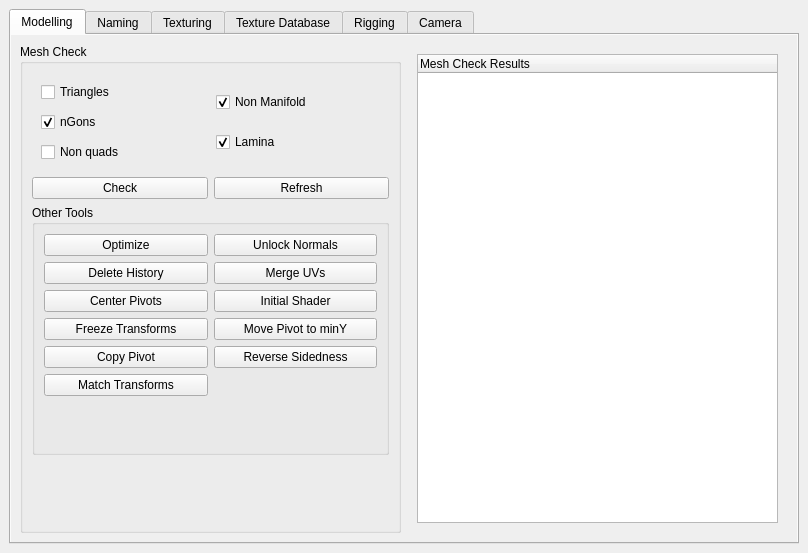
<?xml version="1.0" encoding="UTF-8"?>
<ui version="4.0">
 <class>AssetToolkit</class>
 <widget class="QMainWindow" name="AssetToolkit">
  <property name="geometry">
   <rect>
    <x>0</x>
    <y>0</y>
    <width>808</width>
    <height>553</height>
   </rect>
  </property>
  <property name="windowTitle">
   <string>WCA Toolkit</string>
  </property>
  <widget class="QWidget" name="centralwidget">
   <layout class="QVBoxLayout" name="verticalLayout">
    <item>
     <widget class="QTabWidget" name="tab_window">
      <property name="enabled">
       <bool>true</bool>
      </property>
      <property name="sizePolicy">
       <sizepolicy hsizetype="Expanding" vsizetype="Expanding">
        <horstretch>0</horstretch>
        <verstretch>0</verstretch>
       </sizepolicy>
      </property>
      <property name="tabShape">
       <enum>QTabWidget::Rounded</enum>
      </property>
      <property name="currentIndex">
       <number>0</number>
      </property>
      <widget class="QWidget" name="modelling_tab">
       <property name="sizePolicy">
        <sizepolicy hsizetype="Expanding" vsizetype="Expanding">
         <horstretch>0</horstretch>
         <verstretch>0</verstretch>
        </sizepolicy>
       </property>
       <property name="autoFillBackground">
        <bool>true</bool>
       </property>
       <attribute name="title">
        <string>Modelling</string>
       </attribute>
       <layout class="QHBoxLayout" name="horizontalLayout_3">
        <item>
         <layout class="QVBoxLayout" name="verticalLayout_32">
          <item>
           <widget class="QGroupBox" name="groupBox_4">
            <property name="title">
             <string>Mesh Check</string>
            </property>
            <layout class="QVBoxLayout" name="verticalLayout_15">
             <item>
              <widget class="QFrame" name="meshFrame">
               <property name="sizePolicy">
                <sizepolicy hsizetype="Expanding" vsizetype="Fixed">
                 <horstretch>0</horstretch>
                 <verstretch>0</verstretch>
                </sizepolicy>
               </property>
               <layout class="QHBoxLayout" name="horizontalLayout_5">
                <property name="spacing">
                 <number>10</number>
                </property>
                <item>
                 <layout class="QVBoxLayout" name="verticalLayout_12">
                  <item>
                   <widget class="QCheckBox" name="cb_triangles">
                    <property name="text">
                     <string>Triangles</string>
                    </property>
                    <property name="checked">
                     <bool>false</bool>
                    </property>
                   </widget>
                  </item>
                  <item>
                   <widget class="QCheckBox" name="cb_ngons">
                    <property name="text">
                     <string>nGons</string>
                    </property>
                    <property name="checked">
                     <bool>true</bool>
                    </property>
                   </widget>
                  </item>
                  <item>
                   <widget class="QCheckBox" name="cb_non_quads">
                    <property name="text">
                     <string>Non quads</string>
                    </property>
                    <property name="checked">
                     <bool>false</bool>
                    </property>
                   </widget>
                  </item>
                 </layout>
                </item>
                <item>
                 <layout class="QVBoxLayout" name="verticalLayout_11">
                  <property name="spacing">
                   <number>10</number>
                  </property>
                  <item>
                   <widget class="QCheckBox" name="cb_non_manifold">
                    <property name="text">
                     <string>Non Manifold</string>
                    </property>
                    <property name="checked">
                     <bool>true</bool>
                    </property>
                   </widget>
                  </item>
                  <item>
                   <widget class="QCheckBox" name="cb_lamina">
                    <property name="text">
                     <string>Lamina</string>
                    </property>
                    <property name="checked">
                     <bool>true</bool>
                    </property>
                   </widget>
                  </item>
                 </layout>
                </item>
               </layout>
              </widget>
             </item>
             <item>
              <layout class="QHBoxLayout" name="horizontalLayout_6">
               <item>
                <widget class="QPushButton" name="btn_mesh_check">
                 <property name="text">
                  <string>Check</string>
                 </property>
                </widget>
               </item>
               <item>
                <widget class="QPushButton" name="btn_mesh_refresh">
                 <property name="text">
                  <string>Refresh</string>
                 </property>
                </widget>
               </item>
              </layout>
             </item>
             <item>
              <widget class="QGroupBox" name="groupBox_5">
               <property name="sizePolicy">
                <sizepolicy hsizetype="Expanding" vsizetype="Maximum">
                 <horstretch>0</horstretch>
                 <verstretch>0</verstretch>
                </sizepolicy>
               </property>
               <property name="minimumSize">
                <size>
                 <width>0</width>
                 <height>250</height>
                </size>
               </property>
               <property name="title">
                <string>Other Tools</string>
               </property>
               <layout class="QHBoxLayout" name="horizontalLayout">
                <item>
                 <layout class="QVBoxLayout" name="verticalLayout_14">
                  <item>
                   <widget class="QPushButton" name="btn_optimize">
                    <property name="text">
                     <string>Optimize</string>
                    </property>
                   </widget>
                  </item>
                  <item>
                   <widget class="QPushButton" name="btn_delete_history">
                    <property name="text">
                     <string>Delete History</string>
                    </property>
                   </widget>
                  </item>
                  <item>
                   <widget class="QPushButton" name="btn_center_pivots">
                    <property name="text">
                     <string>Center Pivots</string>
                    </property>
                   </widget>
                  </item>
                  <item>
                   <widget class="QPushButton" name="btn_freeze_transforms">
                    <property name="text">
                     <string>Freeze Transforms</string>
                    </property>
                   </widget>
                  </item>
                  <item>
                   <widget class="QPushButton" name="btn_copypivot">
                    <property name="text">
                     <string>Copy Pivot</string>
                    </property>
                   </widget>
                  </item>
                  <item>
                   <widget class="QPushButton" name="btn_matchtransforms">
                    <property name="text">
                     <string>Match Transforms</string>
                    </property>
                   </widget>
                  </item>
                  <item>
                   <spacer name="verticalSpacer_5">
                    <property name="orientation">
                     <enum>Qt::Vertical</enum>
                    </property>
                    <property name="sizeHint" stdset="0">
                     <size>
                      <width>20</width>
                      <height>40</height>
                     </size>
                    </property>
                   </spacer>
                  </item>
                 </layout>
                </item>
                <item>
                 <layout class="QVBoxLayout" name="verticalLayout_13">
                  <item>
                   <widget class="QPushButton" name="btn_unlock_normals">
                    <property name="text">
                     <string>Unlock Normals</string>
                    </property>
                   </widget>
                  </item>
                  <item>
                   <widget class="QPushButton" name="btn_merge_uvs">
                    <property name="text">
                     <string>Merge UVs</string>
                    </property>
                   </widget>
                  </item>
                  <item>
                   <widget class="QPushButton" name="btn_initial_shader">
                    <property name="text">
                     <string>Initial Shader</string>
                    </property>
                   </widget>
                  </item>
                  <item>
                   <widget class="QPushButton" name="btn_min_pivot">
                    <property name="text">
                     <string>Move Pivot to minY</string>
                    </property>
                   </widget>
                  </item>
                  <item>
                   <widget class="QPushButton" name="btn_rev_sides">
                    <property name="text">
                     <string>Reverse Sidedness</string>
                    </property>
                   </widget>
                  </item>
                  <item>
                   <spacer name="verticalSpacer_2">
                    <property name="orientation">
                     <enum>Qt::Vertical</enum>
                    </property>
                    <property name="sizeHint" stdset="0">
                     <size>
                      <width>20</width>
                      <height>40</height>
                     </size>
                    </property>
                   </spacer>
                  </item>
                 </layout>
                </item>
               </layout>
              </widget>
             </item>
             <item>
              <spacer name="verticalSpacer">
               <property name="orientation">
                <enum>Qt::Vertical</enum>
               </property>
               <property name="sizeHint" stdset="0">
                <size>
                 <width>20</width>
                 <height>40</height>
                </size>
               </property>
              </spacer>
             </item>
            </layout>
           </widget>
          </item>
         </layout>
        </item>
        <item>
         <layout class="QHBoxLayout" name="horizontalLayout_14">
          <item>
           <widget class="QFrame" name="modellingFrameResults">
            <property name="sizePolicy">
             <sizepolicy hsizetype="Expanding" vsizetype="Expanding">
              <horstretch>0</horstretch>
              <verstretch>0</verstretch>
             </sizepolicy>
            </property>
            <layout class="QVBoxLayout" name="verticalLayout_9" stretch="0,0">
             <property name="spacing">
              <number>0</number>
             </property>
             <property name="sizeConstraint">
              <enum>QLayout::SetDefaultConstraint</enum>
             </property>
             <property name="leftMargin">
              <number>10</number>
             </property>
             <property name="topMargin">
              <number>10</number>
             </property>
             <property name="rightMargin">
              <number>10</number>
             </property>
             <property name="bottomMargin">
              <number>10</number>
             </property>
             <item>
              <widget class="QTreeWidget" name="tview_mesh_check">
               <column>
                <property name="text">
                 <string>Mesh Check Results</string>
                </property>
               </column>
              </widget>
             </item>
             <item>
              <spacer name="horizontalSpacer_3">
               <property name="orientation">
                <enum>Qt::Horizontal</enum>
               </property>
               <property name="sizeHint" stdset="0">
                <size>
                 <width>40</width>
                 <height>0</height>
                </size>
               </property>
              </spacer>
             </item>
            </layout>
           </widget>
          </item>
         </layout>
        </item>
       </layout>
      </widget>
      <widget class="QWidget" name="naming_tab">
       <property name="autoFillBackground">
        <bool>true</bool>
       </property>
       <attribute name="title">
        <string>Naming</string>
       </attribute>
       <layout class="QHBoxLayout" name="horizontalLayout_2">
        <item>
         <layout class="QVBoxLayout" name="verticalLayout_6">
          <item>
           <widget class="QFrame" name="namingFrame">
            <property name="sizePolicy">
             <sizepolicy hsizetype="Expanding" vsizetype="Expanding">
              <horstretch>0</horstretch>
              <verstretch>0</verstretch>
             </sizepolicy>
            </property>
            <layout class="QVBoxLayout" name="verticalLayout_4">
             <property name="spacing">
              <number>10</number>
             </property>
             <property name="leftMargin">
              <number>10</number>
             </property>
             <property name="topMargin">
              <number>10</number>
             </property>
             <property name="rightMargin">
              <number>10</number>
             </property>
             <property name="bottomMargin">
              <number>10</number>
             </property>
             <item>
              <widget class="QGroupBox" name="groupBox_6">
               <property name="title">
                <string>Rename</string>
               </property>
               <layout class="QVBoxLayout" name="verticalLayout_19">
                <item>
                 <widget class="QRadioButton" name="rbtn_rename">
                  <property name="minimumSize">
                   <size>
                    <width>0</width>
                    <height>0</height>
                   </size>
                  </property>
                  <property name="text">
                   <string>Specify Base Name</string>
                  </property>
                 </widget>
                </item>
                <item>
                 <widget class="QLineEdit" name="txt_rename">
                  <property name="sizePolicy">
                   <sizepolicy hsizetype="Expanding" vsizetype="Fixed">
                    <horstretch>0</horstretch>
                    <verstretch>0</verstretch>
                   </sizepolicy>
                  </property>
                  <property name="inputMethodHints">
                   <set>Qt::ImhLowercaseOnly</set>
                  </property>
                  <property name="placeholderText">
                   <string>Base Name</string>
                  </property>
                 </widget>
                </item>
                <item>
                 <widget class="QPushButton" name="btn_rename">
                  <property name="maximumSize">
                   <size>
                    <width>3000</width>
                    <height>16777215</height>
                   </size>
                  </property>
                  <property name="text">
                   <string>Rename</string>
                  </property>
                 </widget>
                </item>
               </layout>
              </widget>
             </item>
             <item>
              <widget class="Line" name="line_4">
               <property name="orientation">
                <enum>Qt::Horizontal</enum>
               </property>
              </widget>
             </item>
             <item>
              <widget class="QGroupBox" name="groupBox_7">
               <property name="title">
                <string>Select</string>
               </property>
               <layout class="QVBoxLayout" name="verticalLayout_20">
                <item>
                 <widget class="QPushButton" name="btn_select_objects_with_same_name">
                  <property name="text">
                   <string>Select Objects With Same Base Name</string>
                  </property>
                 </widget>
                </item>
                <item>
                 <widget class="QPushButton" name="btn_select_bad_names">
                  <property name="text">
                   <string>Select Objects With Bad Base Names</string>
                  </property>
                 </widget>
                </item>
                <item>
                 <widget class="QPushButton" name="btn_select_bad_structure">
                  <property name="text">
                   <string>Select Objects With Bad Name Structures</string>
                  </property>
                 </widget>
                </item>
               </layout>
              </widget>
             </item>
             <item>
              <widget class="QPushButton" name="btn_append_shader_names">
               <property name="sizePolicy">
                <sizepolicy hsizetype="Maximum" vsizetype="Fixed">
                 <horstretch>0</horstretch>
                 <verstretch>0</verstretch>
                </sizepolicy>
               </property>
               <property name="maximumSize">
                <size>
                 <width>3000</width>
                 <height>16777215</height>
                </size>
               </property>
               <property name="text">
                <string>Append Shader Name</string>
               </property>
              </widget>
             </item>
             <item>
              <spacer name="verticalSpacer_7">
               <property name="orientation">
                <enum>Qt::Vertical</enum>
               </property>
               <property name="sizeHint" stdset="0">
                <size>
                 <width>20</width>
                 <height>40</height>
                </size>
               </property>
              </spacer>
             </item>
            </layout>
           </widget>
          </item>
         </layout>
        </item>
        <item>
         <widget class="QFrame" name="namingFrameResults">
          <property name="sizePolicy">
           <sizepolicy hsizetype="Expanding" vsizetype="Expanding">
            <horstretch>0</horstretch>
            <verstretch>0</verstretch>
           </sizepolicy>
          </property>
          <property name="frameShape">
           <enum>QFrame::NoFrame</enum>
          </property>
          <property name="frameShadow">
           <enum>QFrame::Raised</enum>
          </property>
          <property name="lineWidth">
           <number>0</number>
          </property>
          <layout class="QVBoxLayout" name="verticalLayout_3"/>
         </widget>
        </item>
       </layout>
      </widget>
      <widget class="QWidget" name="texturing_tab">
       <property name="autoFillBackground">
        <bool>true</bool>
       </property>
       <attribute name="title">
        <string>Texturing</string>
       </attribute>
       <layout class="QHBoxLayout" name="horizontalLayout_4">
        <item>
         <layout class="QHBoxLayout" name="horizontalLayout_15">
          <item>
           <layout class="QVBoxLayout" name="verticalLayout_33">
            <item>
             <widget class="QGroupBox" name="groupBox">
              <property name="sizePolicy">
               <sizepolicy hsizetype="Preferred" vsizetype="Preferred">
                <horstretch>0</horstretch>
                <verstretch>0</verstretch>
               </sizepolicy>
              </property>
              <property name="minimumSize">
               <size>
                <width>0</width>
                <height>150</height>
               </size>
              </property>
              <property name="title">
               <string>Subdiv Schemes UV</string>
              </property>
              <layout class="QVBoxLayout" name="verticalLayout_5">
               <item>
                <widget class="QRadioButton" name="rbtn_subdiv_smooth_all">
                 <property name="text">
                  <string>Preserve Corners(Recommended)</string>
                 </property>
                 <property name="checked">
                  <bool>true</bool>
                 </property>
                </widget>
               </item>
               <item>
                <widget class="QRadioButton" name="rbtn_subdiv_preserve_borders">
                 <property name="text">
                  <string>Preserve Borders</string>
                 </property>
                </widget>
               </item>
               <item>
                <widget class="QRadioButton" name="rbtn_subdiv_no_smoothing">
                 <property name="text">
                  <string>No Smoothing</string>
                 </property>
                </widget>
               </item>
               <item>
                <layout class="QHBoxLayout" name="horizontalLayout_9">
                 <item>
                  <widget class="QPushButton" name="btn_add_subdivs">
                   <property name="text">
                    <string>Add Subdivs</string>
                   </property>
                  </widget>
                 </item>
                 <item>
                  <widget class="QPushButton" name="btn_remove_subdivs">
                   <property name="text">
                    <string>Remove Subdivs</string>
                   </property>
                  </widget>
                 </item>
                </layout>
               </item>
              </layout>
             </widget>
            </item>
            <item>
             <widget class="QGroupBox" name="groupBox_3">
              <property name="sizePolicy">
               <sizepolicy hsizetype="Preferred" vsizetype="Preferred">
                <horstretch>0</horstretch>
                <verstretch>0</verstretch>
               </sizepolicy>
              </property>
              <property name="minimumSize">
               <size>
                <width>0</width>
                <height>0</height>
               </size>
              </property>
              <property name="title">
               <string>Naming</string>
              </property>
              <layout class="QHBoxLayout" name="horizontalLayout_21">
               <property name="leftMargin">
                <number>10</number>
               </property>
               <property name="topMargin">
                <number>10</number>
               </property>
               <property name="rightMargin">
                <number>10</number>
               </property>
               <property name="bottomMargin">
                <number>10</number>
               </property>
               <item>
                <widget class="QFrame" name="frame_6">
                 <property name="frameShape">
                  <enum>QFrame::NoFrame</enum>
                 </property>
                 <property name="frameShadow">
                  <enum>QFrame::Raised</enum>
                 </property>
                 <layout class="QVBoxLayout" name="verticalLayout_18">
                  <property name="spacing">
                   <number>6</number>
                  </property>
                  <property name="leftMargin">
                   <number>0</number>
                  </property>
                  <property name="topMargin">
                   <number>0</number>
                  </property>
                  <property name="rightMargin">
                   <number>0</number>
                  </property>
                  <property name="bottomMargin">
                   <number>0</number>
                  </property>
                  <item>
                   <widget class="QPushButton" name="btn_bad_shaders">
                    <property name="sizePolicy">
                     <sizepolicy hsizetype="Expanding" vsizetype="Fixed">
                      <horstretch>0</horstretch>
                      <verstretch>0</verstretch>
                     </sizepolicy>
                    </property>
                    <property name="text">
                     <string>Check Shader Names</string>
                    </property>
                   </widget>
                  </item>
                 </layout>
                </widget>
               </item>
               <item>
                <widget class="QFrame" name="frame_8">
                 <property name="frameShape">
                  <enum>QFrame::NoFrame</enum>
                 </property>
                 <property name="frameShadow">
                  <enum>QFrame::Raised</enum>
                 </property>
                 <layout class="QVBoxLayout" name="verticalLayout_28">
                  <property name="leftMargin">
                   <number>0</number>
                  </property>
                  <property name="topMargin">
                   <number>0</number>
                  </property>
                  <property name="rightMargin">
                   <number>0</number>
                  </property>
                  <property name="bottomMargin">
                   <number>0</number>
                  </property>
                  <item>
                   <widget class="QPushButton" name="btn_rename_file_nodes">
                    <property name="sizePolicy">
                     <sizepolicy hsizetype="Expanding" vsizetype="Fixed">
                      <horstretch>0</horstretch>
                      <verstretch>0</verstretch>
                     </sizepolicy>
                    </property>
                    <property name="text">
                     <string>Rename File Nodes</string>
                    </property>
                   </widget>
                  </item>
                 </layout>
                </widget>
               </item>
              </layout>
             </widget>
            </item>
            <item>
             <widget class="QGroupBox" name="groupBox_9">
              <property name="title">
               <string>UV</string>
              </property>
              <layout class="QHBoxLayout" name="horizontalLayout_13">
               <item>
                <widget class="QFrame" name="frame_9">
                 <property name="frameShape">
                  <enum>QFrame::NoFrame</enum>
                 </property>
                 <property name="frameShadow">
                  <enum>QFrame::Raised</enum>
                 </property>
                 <layout class="QVBoxLayout" name="verticalLayout_17">
                  <property name="leftMargin">
                   <number>0</number>
                  </property>
                  <property name="topMargin">
                   <number>0</number>
                  </property>
                  <property name="rightMargin">
                   <number>0</number>
                  </property>
                  <property name="bottomMargin">
                   <number>0</number>
                  </property>
                  <item>
                   <widget class="QPushButton" name="btn_transfer_uv">
                    <property name="text">
                     <string>Transfer UVs</string>
                    </property>
                   </widget>
                  </item>
                 </layout>
                </widget>
               </item>
               <item>
                <widget class="QFrame" name="frame_10">
                 <property name="frameShape">
                  <enum>QFrame::NoFrame</enum>
                 </property>
                 <property name="frameShadow">
                  <enum>QFrame::Raised</enum>
                 </property>
                 <layout class="QVBoxLayout" name="verticalLayout_7">
                  <property name="leftMargin">
                   <number>0</number>
                  </property>
                  <property name="topMargin">
                   <number>0</number>
                  </property>
                  <property name="rightMargin">
                   <number>0</number>
                  </property>
                  <property name="bottomMargin">
                   <number>0</number>
                  </property>
                 </layout>
                </widget>
               </item>
              </layout>
             </widget>
            </item>
            <item>
             <spacer name="verticalSpacer_3">
              <property name="orientation">
               <enum>Qt::Vertical</enum>
              </property>
              <property name="sizeHint" stdset="0">
               <size>
                <width>20</width>
                <height>40</height>
               </size>
              </property>
             </spacer>
            </item>
           </layout>
          </item>
          <item>
           <widget class="QGroupBox" name="groupBox_11">
            <property name="sizePolicy">
             <sizepolicy hsizetype="Preferred" vsizetype="Preferred">
              <horstretch>0</horstretch>
              <verstretch>0</verstretch>
             </sizepolicy>
            </property>
            <property name="title">
             <string>Import Textures</string>
            </property>
            <layout class="QVBoxLayout" name="verticalLayout_25">
             <item>
              <layout class="QHBoxLayout" name="horizontalLayout_19">
               <item>
                <widget class="QPushButton" name="btn_import_tx_local_source">
                 <property name="text">
                  <string>Local Source</string>
                 </property>
                </widget>
               </item>
               <item>
                <widget class="QPushButton" name="btn_import_tx_browse">
                 <property name="text">
                  <string>Browse</string>
                 </property>
                </widget>
               </item>
              </layout>
             </item>
             <item>
              <widget class="QTreeWidget" name="tview_import_tx">
               <column>
                <property name="text">
                 <string>Local Source</string>
                </property>
               </column>
              </widget>
             </item>
             <item>
              <layout class="QHBoxLayout" name="horizontalLayout_17">
               <item>
                <widget class="QCheckBox" name="cb_import_tx_create_shaders">
                 <property name="text">
                  <string>Create Shaders</string>
                 </property>
                 <property name="checked">
                  <bool>true</bool>
                 </property>
                </widget>
               </item>
               <item>
                <widget class="QPushButton" name="btn_import_tx_import">
                 <property name="text">
                  <string>Import Texture</string>
                 </property>
                </widget>
               </item>
              </layout>
             </item>
            </layout>
           </widget>
          </item>
         </layout>
        </item>
       </layout>
      </widget>
      <widget class="QWidget" name="texture_database_tab">
       <property name="enabled">
        <bool>false</bool>
       </property>
       <property name="autoFillBackground">
        <bool>true</bool>
       </property>
       <attribute name="title">
        <string>Texture Database</string>
       </attribute>
       <layout class="QHBoxLayout" name="horizontalLayout_7">
        <item>
         <widget class="QGroupBox" name="groupBox_12">
          <property name="title">
           <string>Scene Textures</string>
          </property>
          <layout class="QVBoxLayout" name="verticalLayout_26">
           <item>
            <widget class="QTreeWidget" name="tview_scene_tx">
             <attribute name="headerVisible">
              <bool>false</bool>
             </attribute>
             <column>
              <property name="text">
               <string notr="true">1</string>
              </property>
             </column>
            </widget>
           </item>
           <item>
            <layout class="QHBoxLayout" name="horizontalLayout_8">
             <item>
              <widget class="QPushButton" name="btn_scene_tx_refresh">
               <property name="text">
                <string>Refresh</string>
               </property>
              </widget>
             </item>
             <item>
              <widget class="QPushButton" name="btn_scene_tx_publish">
               <property name="text">
                <string>Publish</string>
               </property>
              </widget>
             </item>
            </layout>
           </item>
          </layout>
         </widget>
        </item>
        <item>
         <widget class="QGroupBox" name="groupBox_8">
          <property name="title">
           <string>Database</string>
          </property>
          <layout class="QVBoxLayout" name="verticalLayout_16">
           <item>
            <widget class="QTreeWidget" name="tview_shader_setup_nav">
             <property name="enabled">
              <bool>false</bool>
             </property>
             <property name="sizePolicy">
              <sizepolicy hsizetype="Expanding" vsizetype="Expanding">
               <horstretch>0</horstretch>
               <verstretch>0</verstretch>
              </sizepolicy>
             </property>
             <property name="minimumSize">
              <size>
               <width>0</width>
               <height>150</height>
              </size>
             </property>
             <property name="maximumSize">
              <size>
               <width>16777215</width>
               <height>5000</height>
              </size>
             </property>
             <column>
              <property name="text">
               <string>Assets</string>
              </property>
             </column>
            </widget>
           </item>
           <item>
            <layout class="QHBoxLayout" name="horizontalLayout_10">
             <item>
              <widget class="QPushButton" name="btn_refresh_shader_setup_nav">
               <property name="text">
                <string>Refresh</string>
               </property>
              </widget>
             </item>
             <item>
              <widget class="QPushButton" name="btn_new_asset">
               <property name="text">
                <string>New Asset</string>
               </property>
              </widget>
             </item>
            </layout>
           </item>
           <item>
            <widget class="Line" name="line">
             <property name="orientation">
              <enum>Qt::Horizontal</enum>
             </property>
            </widget>
           </item>
           <item>
            <widget class="QTreeWidget" name="tview_textures_db_nav">
             <column>
              <property name="text">
               <string>Textures</string>
              </property>
             </column>
            </widget>
           </item>
           <item>
            <layout class="QHBoxLayout" name="horizontalLayout_11">
             <item>
              <widget class="QCheckBox" name="checkBox_2">
               <property name="text">
                <string>Viewport</string>
               </property>
              </widget>
             </item>
             <item>
              <widget class="QCheckBox" name="checkBox">
               <property name="text">
                <string>Renderman</string>
               </property>
              </widget>
             </item>
             <item>
              <widget class="QPushButton" name="pushButton_6">
               <property name="text">
                <string>Import</string>
               </property>
              </widget>
             </item>
            </layout>
           </item>
          </layout>
         </widget>
        </item>
        <item>
         <widget class="QFrame" name="frame_7">
          <property name="sizePolicy">
           <sizepolicy hsizetype="Expanding" vsizetype="Expanding">
            <horstretch>0</horstretch>
            <verstretch>0</verstretch>
           </sizepolicy>
          </property>
          <property name="frameShape">
           <enum>QFrame::NoFrame</enum>
          </property>
          <property name="frameShadow">
           <enum>QFrame::Raised</enum>
          </property>
          <layout class="QVBoxLayout" name="verticalLayout_22">
           <property name="spacing">
            <number>10</number>
           </property>
           <property name="leftMargin">
            <number>0</number>
           </property>
           <property name="topMargin">
            <number>0</number>
           </property>
           <property name="rightMargin">
            <number>0</number>
           </property>
           <property name="bottomMargin">
            <number>0</number>
           </property>
           <item>
            <widget class="QGroupBox" name="groupBox_13">
             <property name="sizePolicy">
              <sizepolicy hsizetype="Expanding" vsizetype="Expanding">
               <horstretch>0</horstretch>
               <verstretch>0</verstretch>
              </sizepolicy>
             </property>
             <property name="title">
              <string>Texture Asset Info</string>
             </property>
             <layout class="QVBoxLayout" name="verticalLayout_23">
              <property name="spacing">
               <number>6</number>
              </property>
              <property name="leftMargin">
               <number>9</number>
              </property>
              <property name="bottomMargin">
               <number>9</number>
              </property>
              <item>
               <layout class="QHBoxLayout" name="horizontalLayout_12">
                <item>
                 <spacer name="horizontalSpacer">
                  <property name="orientation">
                   <enum>Qt::Horizontal</enum>
                  </property>
                  <property name="sizeHint" stdset="0">
                   <size>
                    <width>40</width>
                    <height>20</height>
                   </size>
                  </property>
                 </spacer>
                </item>
                <item>
                 <widget class="QLabel" name="label_2">
                  <property name="text">
                   <string>Version:</string>
                  </property>
                 </widget>
                </item>
                <item>
                 <widget class="QComboBox" name="comboBox_2"/>
                </item>
               </layout>
              </item>
              <item>
               <widget class="QTextBrowser" name="textBrowser_3"/>
              </item>
             </layout>
            </widget>
           </item>
           <item>
            <widget class="QGroupBox" name="groupBox_14">
             <property name="title">
              <string>Version Info</string>
             </property>
             <layout class="QVBoxLayout" name="verticalLayout_24">
              <item>
               <widget class="QTextBrowser" name="textBrowser_4"/>
              </item>
             </layout>
            </widget>
           </item>
          </layout>
         </widget>
        </item>
       </layout>
      </widget>
      <widget class="QWidget" name="rigging_tab">
       <property name="autoFillBackground">
        <bool>true</bool>
       </property>
       <attribute name="title">
        <string>Rigging</string>
       </attribute>
       <layout class="QHBoxLayout" name="horizontalLayout_23">
        <item>
         <layout class="QVBoxLayout" name="verticalLayout_29">
          <item>
           <widget class="QGroupBox" name="groupBox_15">
            <property name="sizePolicy">
             <sizepolicy hsizetype="Preferred" vsizetype="Minimum">
              <horstretch>0</horstretch>
              <verstretch>0</verstretch>
             </sizepolicy>
            </property>
            <property name="title">
             <string>Prop Rigger</string>
            </property>
            <layout class="QHBoxLayout" name="horizontalLayout_24">
             <item>
              <widget class="QPushButton" name="btn_rig_meta">
               <property name="text">
                <string>Meta</string>
               </property>
              </widget>
             </item>
             <item>
              <widget class="QPushButton" name="btn_rig_rig">
               <property name="text">
                <string>Rig</string>
               </property>
              </widget>
             </item>
            </layout>
           </widget>
          </item>
          <item>
           <widget class="QGroupBox" name="groupBox_16">
            <property name="title">
             <string>Follicles</string>
            </property>
            <layout class="QHBoxLayout" name="horizontalLayout_25">
             <item>
              <widget class="QPushButton" name="btn_create_follicles">
               <property name="text">
                <string>Create Follicles</string>
               </property>
              </widget>
             </item>
             <item>
              <widget class="QPushButton" name="btn_move_follicles">
               <property name="text">
                <string>Move Follicles</string>
               </property>
              </widget>
             </item>
             <item>
              <widget class="QPushButton" name="btn_clean_follicle_movers">
               <property name="text">
                <string>Clean Movers</string>
               </property>
              </widget>
             </item>
            </layout>
           </widget>
          </item>
          <item>
           <spacer name="verticalSpacer_9">
            <property name="orientation">
             <enum>Qt::Vertical</enum>
            </property>
            <property name="sizeHint" stdset="0">
             <size>
              <width>20</width>
              <height>40</height>
             </size>
            </property>
           </spacer>
          </item>
         </layout>
        </item>
        <item>
         <layout class="QVBoxLayout" name="verticalLayout_30">
          <item>
           <widget class="QFrame" name="frame_12">
            <property name="frameShape">
             <enum>QFrame::NoFrame</enum>
            </property>
            <property name="frameShadow">
             <enum>QFrame::Raised</enum>
            </property>
           </widget>
          </item>
         </layout>
        </item>
       </layout>
      </widget>
      <widget class="QWidget" name="camera_tab">
       <property name="autoFillBackground">
        <bool>true</bool>
       </property>
       <attribute name="title">
        <string>Camera</string>
       </attribute>
       <layout class="QHBoxLayout" name="horizontalLayout_26">
        <item>
         <widget class="QFrame" name="frame_13">
          <property name="frameShape">
           <enum>QFrame::NoFrame</enum>
          </property>
          <property name="frameShadow">
           <enum>QFrame::Raised</enum>
          </property>
          <layout class="QVBoxLayout" name="verticalLayout_31">
           <item>
            <widget class="QGroupBox" name="groupBox_17">
             <property name="title">
              <string>Camera Shake</string>
             </property>
             <layout class="QHBoxLayout" name="horizontalLayout_27">
              <item>
               <widget class="QPushButton" name="btn_shake_setup">
                <property name="text">
                 <string>Setup</string>
                </property>
               </widget>
              </item>
              <item>
               <widget class="QPushButton" name="btn_shake_move">
                <property name="text">
                 <string>Move</string>
                </property>
               </widget>
              </item>
              <item>
               <widget class="QPushButton" name="btn_shake_shake">
                <property name="text">
                 <string>Shake</string>
                </property>
               </widget>
              </item>
             </layout>
            </widget>
           </item>
           <item>
            <spacer name="verticalSpacer_10">
             <property name="orientation">
              <enum>Qt::Vertical</enum>
             </property>
             <property name="sizeHint" stdset="0">
              <size>
               <width>20</width>
               <height>40</height>
              </size>
             </property>
            </spacer>
           </item>
          </layout>
         </widget>
        </item>
        <item>
         <widget class="QFrame" name="frame_14">
          <property name="frameShape">
           <enum>QFrame::NoFrame</enum>
          </property>
          <property name="frameShadow">
           <enum>QFrame::Raised</enum>
          </property>
         </widget>
        </item>
       </layout>
      </widget>
     </widget>
    </item>
   </layout>
  </widget>
 </widget>
 <resources/>
 <connections/>
</ui>
